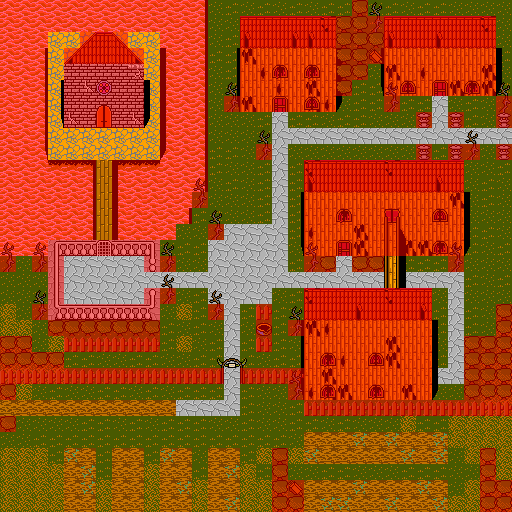

A 2D game scene composited from a Tiled map and its tileset images. What follows is a short description and the map's XML, with each tile layer's data collapsed to a summary:
An orthogonal 32x32 tile map with 16x16 px tiles, 7 tile layers (floor, overfloor, furniture, ceiling, ...) and 20 objects (entrance, house_a, house_b, house_c, house_d, ...).

<map version="1.2" tiledversion="1.3.4" orientation="orthogonal" renderorder="right-down" width="32" height="32" tilewidth="16" tileheight="16" infinite="0" nextlayerid="9" nextobjectid="36">
 <properties>
  <property name="for_of_war" type="bool" value="true" />
  <property name="music" value="sakura.wav" />
  <property name="name" value="Nakamura Village" />
  <property name="vision_radius" type="int" value="5" />
 </properties>
 <tileset firstgid="1" source="tiled_tileset.tsx" />
 <layer id="1" name="floor" width="32" height="32">
  <data>[1024 cells, 1024 non-empty, 19 distinct tile ids]</data>
 </layer>
 <layer id="2" name="overfloor" width="32" height="32">
  <data>[1024 cells, 85 non-empty, 7 distinct tile ids]</data>
 </layer>
 <layer id="3" name="furniture" width="32" height="32">
  <data>[1024 cells, 161 non-empty, 27 distinct tile ids]</data>
 </layer>
 <layer id="4" name="ceiling" width="32" height="32">
  <data>[1024 cells, 34 non-empty, 13 distinct tile ids]</data>
 </layer>
 <layer id="5" name="overceiling" width="32" height="32">
  <data>[1024 cells, 5 non-empty, 2 distinct tile ids]</data>
 </layer>
 <layer id="6" name="obstacle" width="32" height="32">
  <data>[1024 cells, 487 non-empty, 1 distinct tile ids]</data>
 </layer>
 <layer id="7" name="invisible" width="32" height="32">
  <data>[1024 cells, 0 non-empty, 0 distinct tile ids]</data>
 </layer>
 <objectgroup id="8" name="objects">
  <object id="2" name="entrance" x="1.25757" y="401.5" width="12.8182" height="13">
   <properties>
    <property name="destiny" value="overworld:ager" />
    <property name="key" value="" />
    <property name="locked" type="bool" value="false" />
    <property name="type" value="door" />
   </properties>
  </object>
  <object id="3" name="house_a" x="339.318" y="243.591" width="9" height="10.6364">
   <properties>
    <property name="destiny" value="house_a:entrance" />
    <property name="key" value="" />
    <property name="locked" type="bool" value="false" />
    <property name="open_delta_x" type="int" value="1" />
    <property name="open_delta_y" type="int" value="0" />
    <property name="type" value="door" />
   </properties>
  </object>
  <object id="4" name="house_b" x="421.25" y="371.182" width="9" height="10.6364">
   <properties>
    <property name="destiny" value="house_b:entrance" />
    <property name="key" value="" />
    <property name="locked" type="bool" value="true" />
    <property name="locked_message" value="The house door is locked." />
    <property name="open_delta_x" type="int" value="1" />
    <property name="open_delta_y" type="int" value="0" />
    <property name="type" value="door" />
   </properties>
  </object>
  <object id="5" name="house_c" x="275.318" y="99.5909" width="9" height="10.6364">
   <properties>
    <property name="destiny" value="house_c:entrance" />
    <property name="key" value="" />
    <property name="locked" type="bool" value="false" />
    <property name="open_delta_x" type="int" value="1" />
    <property name="open_delta_y" type="int" value="0" />
    <property name="type" value="door" />
   </properties>
  </object>
  <object id="6" name="house_d" x="435.318" y="83.5909" width="9" height="10.6364">
   <properties>
    <property name="destiny" value="house_d:entrance" />
    <property name="key" value="" />
    <property name="locked" type="bool" value="false" />
    <property name="open_delta_x" type="int" value="1" />
    <property name="open_delta_y" type="int" value="0" />
    <property name="type" value="door" />
   </properties>
  </object>
  <object id="7" name="gold_gate" x="99.75" y="243.716" width="9" height="10.5682">
   <properties>
    <property name="invisible" type="bool" value="false" />
    <property name="key" value="gold_key" />
    <property name="locked" type="bool" value="true" />
    <property name="locked_message" value="The gate is locked. A golden sun is etched under the keyhole." />
    <property name="lockpick_skill" type="int" value="15" />
    <property name="open_delta_x" type="int" value="1" />
    <property name="open_delta_y" type="int" value="0" />
    <property name="type" value="door" />
   </properties>
  </object>
  <object id="8" name="lake_temple_door" x="97.75" y="106.182" width="12.3125" height="20.8864">
   <properties>
    <property name="destiny" value="lake_temple:entrance" />
    <property name="key" value="" />
    <property name="locked" type="bool" value="false" />
    <property name="open_delta_x" type="int" value="1" />
    <property name="open_delta_y" type="int" value="0" />
    <property name="type" value="door" />
   </properties>
  </object>
  <object id="9" name="lake_temple" x="99.3125" y="118.807" width="9" height="7.3864" />
  <object id="10" name="strawberry_monster5" x="471.682" y="442.023">
   <properties>
    <property name="type" value="strawberry_monster" />
   </properties>
   <point />
  </object>
  <object id="11" name="strawberry_monster4" x="470.045" y="477.955">
   <properties>
    <property name="type" value="strawberry_monster" />
   </properties>
   <point />
  </object>
  <object id="13" name="strawberry_monster2" x="104.5" y="280">
   <properties>
    <property name="type" value="strawberry_monster" />
   </properties>
   <point />
  </object>
  <object id="14" name="strawberry_monster1" x="326.5" y="8.5">
   <properties>
    <property name="type" value="strawberry_monster" />
   </properties>
   <point />
  </object>
  <object id="28" name="dead_villager2" x="391" y="474.5">
   <properties>
    <property name="type" value="dead_villager" />
   </properties>
   <point />
  </object>
  <object id="29" name="dead_villager1" x="345.5" y="11">
   <properties>
    <property name="type" value="dead_villager" />
   </properties>
   <point />
  </object>
  <object id="30" name="shrine" x="496.591" y="129" width="12.8182" height="13">
   <properties>
    <property name="destiny" value="village_shrine:entrance" />
    <property name="key" value="" />
    <property name="locked" type="bool" value="false" />
    <property name="type" value="door" />
   </properties>
  </object>
  <object id="31" name="bones2" x="368.583" y="451.5" width="11.3333" height="11">
   <properties>
    <property name="item1" value="_key:item:rib_cage" />
    <property name="type" value="hoard" />
   </properties>
  </object>
  <object id="32" name="bones1" x="401.333" y="467" width="11.3333" height="11">
   <properties>
    <property name="item1" value="_key:item:skull" />
    <property name="type" value="hoard" />
   </properties>
  </object>
  <object id="33" name="dead_villager23" x="374.909" y="443.455">
   <properties>
    <property name="type" value="dead_villager" />
   </properties>
   <point />
  </object>
  <object id="34" name="dead_villager22" x="370.727" y="488.727">
   <properties>
    <property name="type" value="dead_villager" />
   </properties>
   <point />
  </object>
  <object id="35" name="dead_villager21" x="406.727" y="490.909">
   <properties>
    <property name="type" value="dead_villager" />
   </properties>
   <point />
  </object>
 </objectgroup>
</map>
